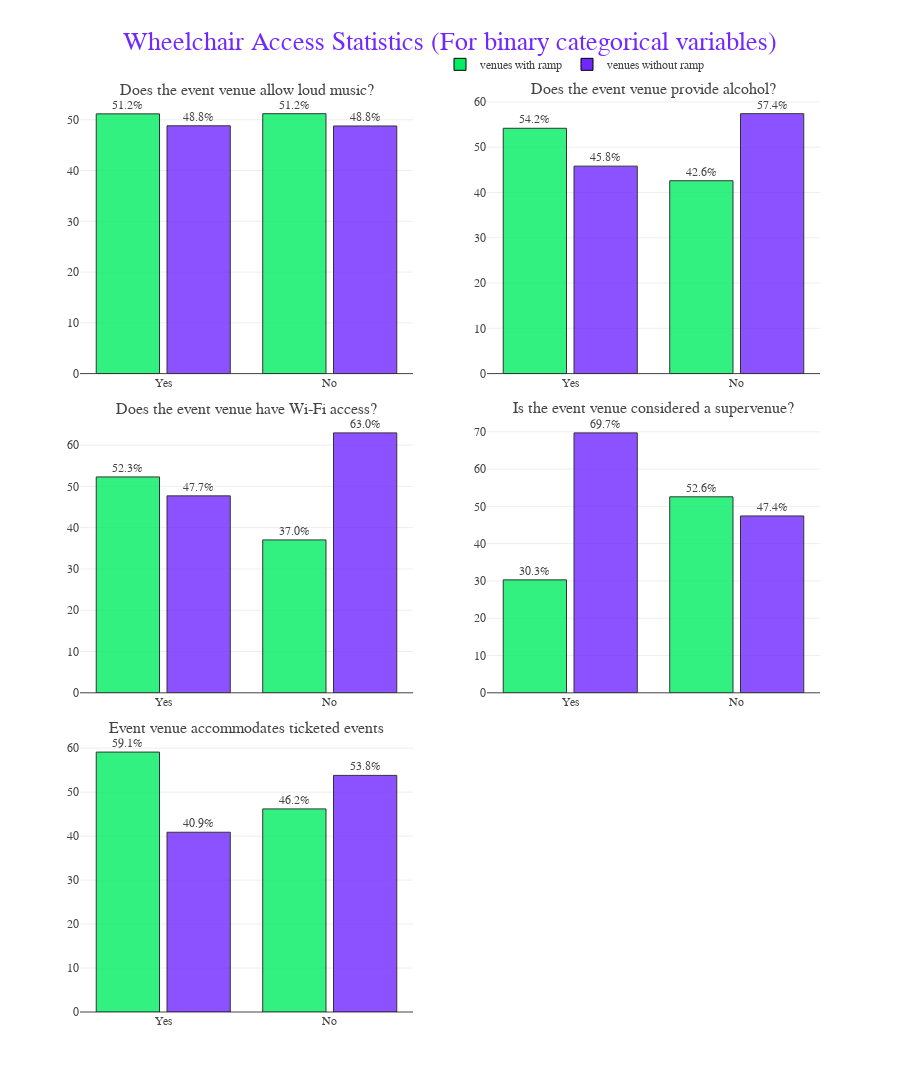

This figure's notebook cell:
### Code cell
# Analysis for binary categorical variables

def plot_df_cat(column = ''):
    plot_df=df_v1.copy()
    p_i=plot_df.groupby(column)['Wheelchair accessible'].value_counts(normalize=True)
    p_i=p_i.mul(100).rename('pct').reset_index()
    x_i=p_i[column].apply(lambda x: 'Yes' if x==1 else 'No').unique()[::-1]
    yi_1=p_i[p_i['Wheelchair accessible']==0]['pct'][::-1]
    yi_2=p_i[p_i['Wheelchair accessible']==1]['pct'][::-1]
    return x_i, yi_1, yi_2

x4, y4_1, y4_2 = plot_df_cat(column = 'Loud music / events')
x5, y5_1, y5_2 = plot_df_cat(column = 'Venue provides alcohol')
x6, y6_1, y6_2 = plot_df_cat(column = 'Wi-Fi')
x7, y7_1, y7_2 = plot_df_cat(column = 'supervenue')
x8, y8_1, y8_2 = plot_df_cat(column = 'Promoted / ticketed events')

temp = dict(layout=go.Layout(font=dict(family="Franklin Gothic", size=12)))
fig = make_subplots(rows=3, cols=2,
                    vertical_spacing=0.05,
                    subplot_titles=("Does the event venue allow loud music?", 
                                    "Does the event venue provide alcohol?", 
                                    "Does the event venue have Wi-Fi access?",
                                    "Is the event venue considered a supervenue?",
                                    "Event venue accommodates ticketed events"))

# Plot 4 'Loud music / events'
fig.add_trace(go.Bar(x=x4, y=y4_2, name='venues with ramp', text=y4_2, textposition='outside',
                     texttemplate='%{text:.1f}%', width=0.38, 
                     hovertemplate='Proportion of venues with ramp = %{y:.2f}%<extra></extra>',
                     marker=dict(color='#01EE62', opacity=0.8)), row=1,col=1)
fig.add_trace(go.Bar(x=x4, y=y4_1, name='venues without ramp', text=y4_1, textposition='outside',
                     texttemplate='%{text:.1f}%', width=0.38, 
                     hovertemplate='Proportion of venues without ramp = %{y:.2f}%<extra></extra>',
                     marker=dict(color='#7127FF', opacity=0.8)), row=1,col=1)

# Plot 5 'Venue provides alcohol'
fig.add_trace(go.Bar(x=x5, y=y5_2, name='venues with ramp', text=y5_2, textposition='outside',
                     texttemplate='%{text:.1f}%', width=0.38, showlegend=False,
                     hovertemplate='Proportion of venues with ramp = %{y:.2f}%<extra></extra>',
                     marker=dict(color='#01EE62', opacity=0.8)), row=1,col=2)
fig.add_trace(go.Bar(x=x5, y=y5_1, name='venues without ramp', text=y5_1, textposition='outside',
                     texttemplate='%{text:.1f}%', width=0.38, showlegend=False,
                     hovertemplate='Proportion of venues without ramp = %{y:.2f}%<extra></extra>',
                     marker=dict(color='#7127FF', opacity=0.8)), row=1,col=2)

# Plot 6 'Wi-Fi'
fig.add_trace(go.Bar(x=x6, y=y6_2, name='venues with ramp', text=y6_2, textposition='outside',
                     texttemplate='%{text:.1f}%', width=0.38, showlegend=False,
                     hovertemplate='Proportion of venues with ramp = %{y:.2f}%<extra></extra>',
                     marker=dict(color='#01EE62', opacity=0.8)), row=2,col=1)
fig.add_trace(go.Bar(x=x6, y=y6_1, name='venues without ramp', text=y6_1, textposition='outside',
                     texttemplate='%{text:.1f}%', width=0.38, showlegend=False,
                     hovertemplate='Proportion of venues without ramp = %{y:.2f}%<extra></extra>',
                     marker=dict(color='#7127FF', opacity=0.8)), row=2,col=1)


# Plot 7 'supervenue'
fig.add_trace(go.Bar(x=x7, y=y7_2, name='venues with ramp', text=y7_2, textposition='outside',
                     texttemplate='%{text:.1f}%', width=0.38, showlegend=False,
                     hovertemplate='Proportion of venues with ramp = %{y:.2f}%<extra></extra>',
                     marker=dict(color='#01EE62', opacity=0.8)), row=2,col=2)
fig.add_trace(go.Bar(x=x7, y=y7_1, name='venues without ramp', text=y7_1, textposition='outside',
                     texttemplate='%{text:.1f}%', width=0.38, showlegend=False,
                     hovertemplate='Proportion of venues without ramp = %{y:.2f}%<extra></extra>',
                     marker=dict(color='#7127FF', opacity=0.8)), row=2,col=2)

# Plot 8 'Promoted / ticketed events'
fig.add_trace(go.Bar(x=x8, y=y8_2, name='venues with ramp', text=y8_2, textposition='outside',
                     texttemplate='%{text:.1f}%', width=0.38, showlegend=False,
                     hovertemplate='Proportion of venues with ramp = %{y:.2f}%<extra></extra>',
                     marker=dict(color='#01EE62', opacity=0.8)), row=3,col=1)
fig.add_trace(go.Bar(x=x8, y=y8_1, name='venues without ramp', text=y8_1, textposition='outside',
                     texttemplate='%{text:.1f}%', width=0.38, showlegend=False,
                     hovertemplate='Proportion of venues without ramp = %{y:.2f}%<extra></extra>',
                     marker=dict(color='#7127FF', opacity=0.8)), row=3,col=1)


fig.update_traces(marker=dict(line=dict(width=1, color='#000000')))
fig.update_layout(title="Wheelchair Access Statistics (For binary categorical variables)", title_font_color='#7127FF', title_font_size = 26, showlegend=True, template=temp, 
                  legend=dict(orientation="h", yanchor="top", y=1.055, xanchor="right", x=.85),
                  barmode='group', bargap=.15, height=1100)

fig.update_layout(showlegend=True)

### Figure 1 — Plotly figure (JSON) as saved in the notebook; plotly's stock layout.template omitted (floating-point values rounded to 4 significant figures)
{"data": [{"hovertemplate": "Proportion of venues with ramp = %{y:.2f}%<extra></extra>", "marker": {"color": "#01EE62", "line": {"color": "#000000", "width": 1}, "opacity": 0.8}, "name": "venues with ramp", "text": [51.18, 51.21], "textposition": "outside", "texttemplate": "%{text:.1f}%", "type": "bar", "width": 0.38, "x": ["Yes", "No"], "xaxis": "x", "y": [51.18, 51.21], "yaxis": "y"}, {"hovertemplate": "Proportion of venues without ramp = %{y:.2f}%<extra></extra>", "marker": {"color": "#7127FF", "line": {"color": "#000000", "width": 1}, "opacity": 0.8}, "name": "venues without ramp", "text": [48.82, 48.79], "textposition": "outside", "texttemplate": "%{text:.1f}%", "type": "bar", "width": 0.38, "x": ["Yes", "No"], "xaxis": "x", "y": [48.82, 48.79], "yaxis": "y"}, {"hovertemplate": "Proportion of venues with ramp = %{y:.2f}%<extra></extra>", "marker": {"color": "#01EE62", "line": {"color": "#000000", "width": 1}, "opacity": 0.8}, "name": "venues with ramp", "showlegend": false, "text": [54.18, 42.59], "textposition": "outside", "texttemplate": "%{text:.1f}%", "type": "bar", "width": 0.38, "x": ["Yes", "No"], "xaxis": "x2", "y": [54.18, 42.59], "yaxis": "y2"}, {"hovertemplate": "Proportion of venues without ramp = %{y:.2f}%<extra></extra>", "marker": {"color": "#7127FF", "line": {"color": "#000000", "width": 1}, "opacity": 0.8}, "name": "venues without ramp", "showlegend": false, "text": [45.82, 57.41], "textposition": "outside", "texttemplate": "%{text:.1f}%", "type": "bar", "width": 0.38, "x": ["Yes", "No"], "xaxis": "x2", "y": [45.82, 57.41], "yaxis": "y2"}, {"hovertemplate": "Proportion of venues with ramp = %{y:.2f}%<extra></extra>", "marker": {"color": "#01EE62", "line": {"color": "#000000", "width": 1}, "opacity": 0.8}, "name": "venues with ramp", "showlegend": false, "text": [52.29, 37.04], "textposition": "outside", "texttemplate": "%{text:.1f}%", "type": "bar", "width": 0.38, "x": ["Yes", "No"], "xaxis": "x3", "y": [52.29, 37.04], "yaxis": "y3"}, {"hovertemplate": "Proportion of venues without ramp = %{y:.2f}%<extra></extra>", "marker": {"color": "#7127FF", "line": {"color": "#000000", "width": 1}, "opacity": 0.8}, "name": "venues without ramp", "showlegend": false, "text": [47.71, 62.96], "textposition": "outside", "texttemplate": "%{text:.1f}%", "type": "bar", "width": 0.38, "x": ["Yes", "No"], "xaxis": "x3", "y": [47.71, 62.96], "yaxis": "y3"}, {"hovertemplate": "Proportion of venues with ramp = %{y:.2f}%<extra></extra>", "marker": {"color": "#01EE62", "line": {"color": "#000000", "width": 1}, "opacity": 0.8}, "name": "venues with ramp", "showlegend": false, "text": [30.29, 52.57], "textposition": "outside", "texttemplate": "%{text:.1f}%", "type": "bar", "width": 0.38, "x": ["Yes", "No"], "xaxis": "x4", "y": [30.29, 52.57], "yaxis": "y4"}, {"hovertemplate": "Proportion of venues without ramp = %{y:.2f}%<extra></extra>", "marker": {"color": "#7127FF", "line": {"color": "#000000", "width": 1}, "opacity": 0.8}, "name": "venues without ramp", "showlegend": false, "text": [69.71, 47.43], "textposition": "outside", "texttemplate": "%{text:.1f}%", "type": "bar", "width": 0.38, "x": ["Yes", "No"], "xaxis": "x4", "y": [69.71, 47.43], "yaxis": "y4"}, {"hovertemplate": "Proportion of venues with ramp = %{y:.2f}%<extra></extra>", "marker": {"color": "#01EE62", "line": {"color": "#000000", "width": 1}, "opacity": 0.8}, "name": "venues with ramp", "showlegend": false, "text": [59.12, 46.19], "textposition": "outside", "texttemplate": "%{text:.1f}%", "type": "bar", "width": 0.38, "x": ["Yes", "No"], "xaxis": "x5", "y": [59.12, 46.19], "yaxis": "y5"}, {"hovertemplate": "Proportion of venues without ramp = %{y:.2f}%<extra></extra>", "marker": {"color": "#7127FF", "line": {"color": "#000000", "width": 1}, "opacity": 0.8}, "name": "venues without ramp", "showlegend": false, "text": [40.88, 53.81], "textposition": "outside", "texttemplate": "%{text:.1f}%", "type": "bar", "width": 0.38, "x": ["Yes", "No"], "xaxis": "x5", "y": [40.88, 53.81], "yaxis": "y5"}], "layout": {"annotations": [{"font": {"size": 16}, "showarrow": false, "text": "Does the event venue allow loud music?", "x": 0.225, "xanchor": "center", "xref": "paper", "y": 1, "yanchor": "bottom", "yref": "paper"}, {"font": {"size": 16}, "showarrow": false, "text": "Does the event venue provide alcohol?", "x": 0.775, "xanchor": "center", "xref": "paper", "y": 1, "yanchor": "bottom", "yref": "paper"}, {"font": {"size": 16}, "showarrow": false, "text": "Does the event venue have Wi-Fi access?", "x": 0.225, "xanchor": "center", "xref": "paper", "y": 0.65, "yanchor": "bottom", "yref": "paper"}, {"font": {"size": 16}, "showarrow": false, "text": "Is the event venue considered a supervenue?", "x": 0.775, "xanchor": "center", "xref": "paper", "y": 0.65, "yanchor": "bottom", "yref": "paper"}, {"font": {"size": 16}, "showarrow": false, "text": "Event venue accommodates ticketed events", "x": 0.225, "xanchor": "center", "xref": "paper", "y": 0.3, "yanchor": "bottom", "yref": "paper"}], "bargap": 0.15, "barmode": "group", "height": 1100, "legend": {"orientation": "h", "x": 0.85, "xanchor": "right", "y": 1.055, "yanchor": "top"}, "showlegend": true, "title": {"font": {"color": "#7127FF", "size": 26}, "text": "Wheelchair Access Statistics (For binary categorical variables)"}, "xaxis": {"anchor": "y", "domain": [0, 0.45]}, "xaxis2": {"anchor": "y2", "domain": [0.55, 1]}, "xaxis3": {"anchor": "y3", "domain": [0, 0.45]}, "xaxis4": {"anchor": "y4", "domain": [0.55, 1]}, "xaxis5": {"anchor": "y5", "domain": [0, 0.45]}, "xaxis6": {"anchor": "y6", "domain": [0.55, 1]}, "yaxis": {"anchor": "x", "domain": [0.7, 1]}, "yaxis2": {"anchor": "x2", "domain": [0.7, 1]}, "yaxis3": {"anchor": "x3", "domain": [0.35, 0.65]}, "yaxis4": {"anchor": "x4", "domain": [0.35, 0.65]}, "yaxis5": {"anchor": "x5", "domain": [0, 0.3]}, "yaxis6": {"anchor": "x6", "domain": [0, 0.3]}}}
